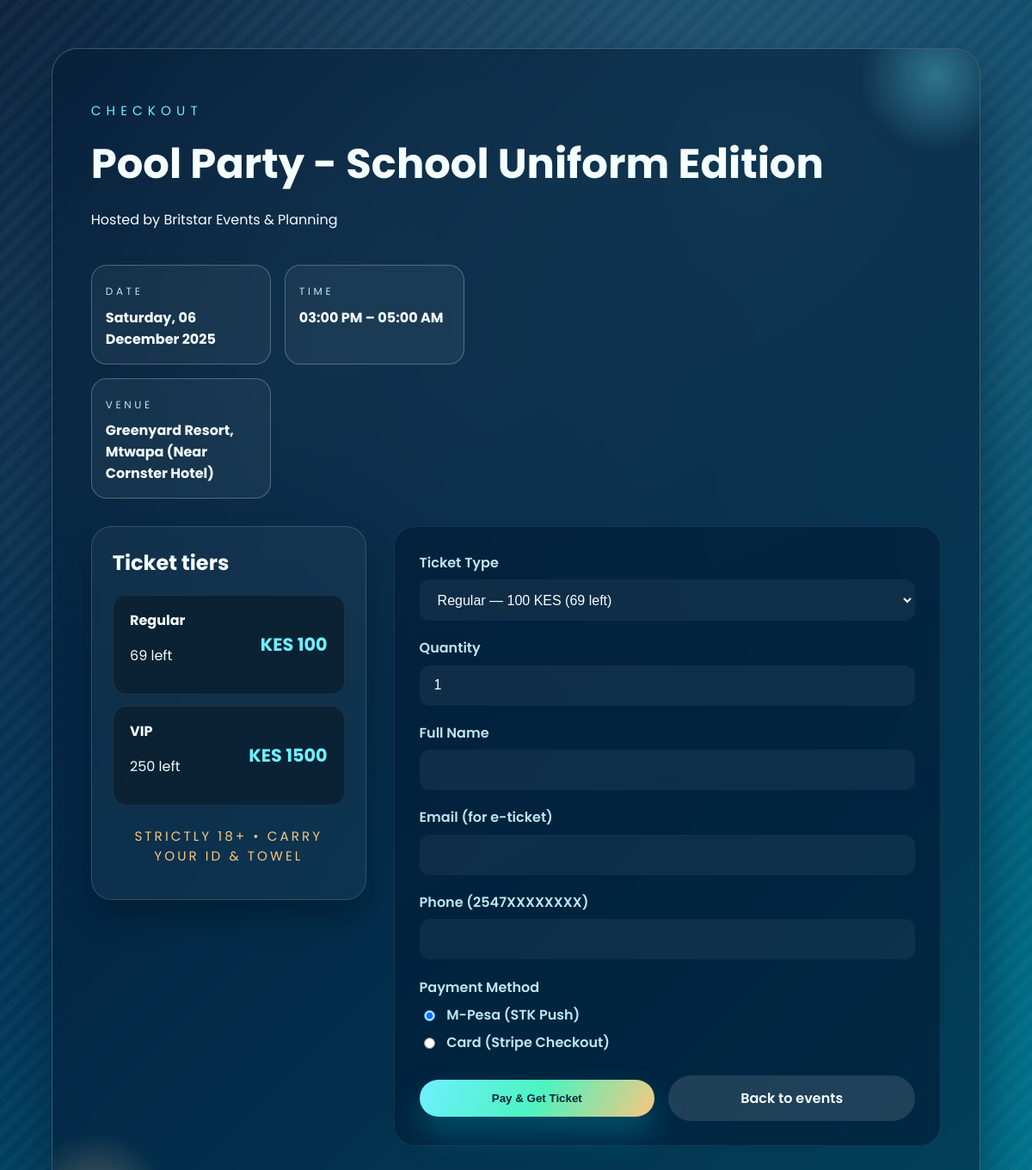
/buy/1, run on an earlier commit of the app's database.
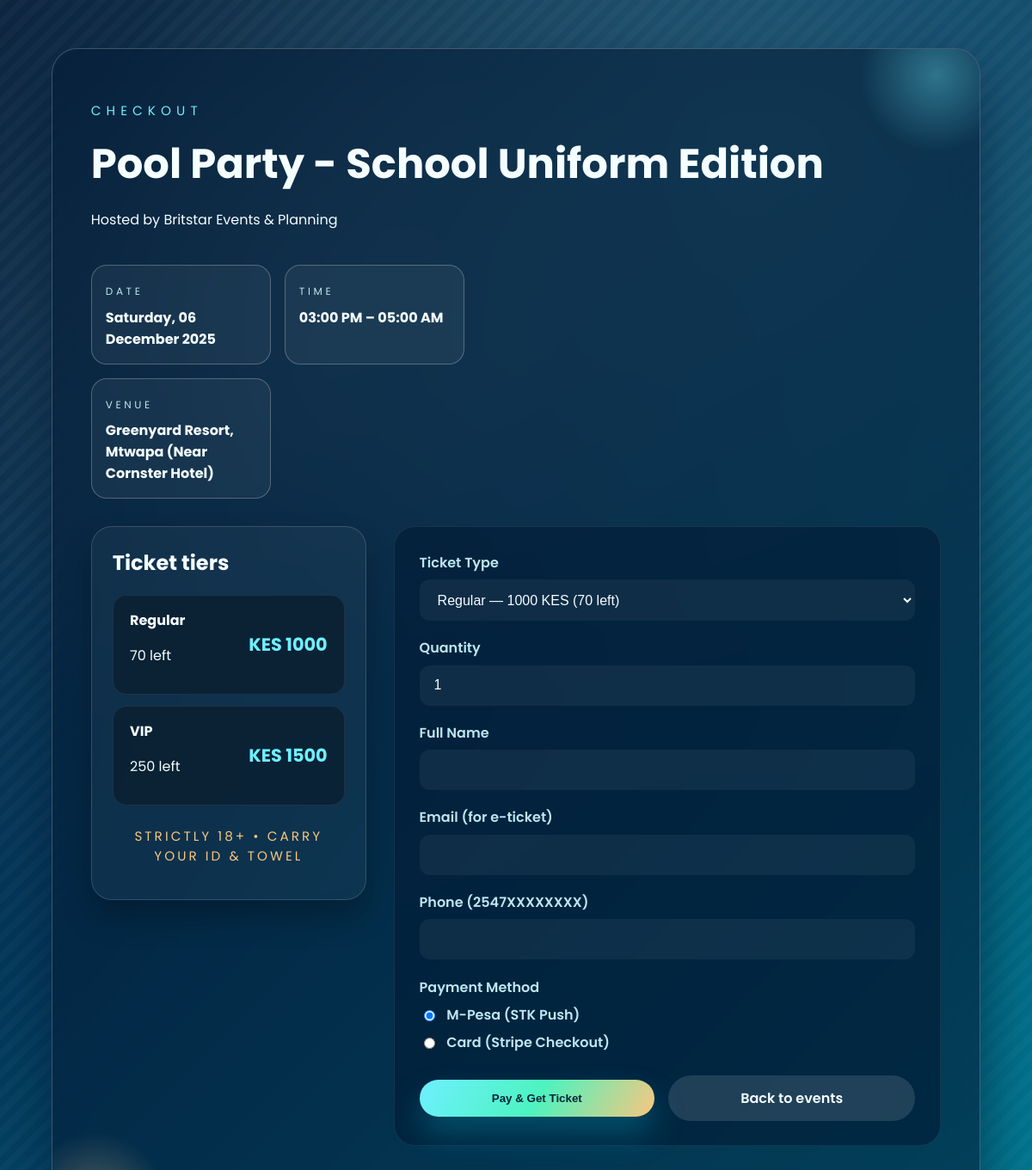
And on a later commit of the database.
### app.py (models this page shows)
class Event(db.Model):
    id = db.Column(db.Integer, primary_key=True)
    name = db.Column(db.String(150), nullable=False)
    description = db.Column(db.Text, nullable=False)
    location = db.Column(db.String(150), nullable=False)
    start_time = db.Column(db.DateTime, nullable=False)
    end_time = db.Column(db.DateTime, nullable=False)
    ticket_types = db.relationship('TicketType', backref='event', lazy=True)

class TicketType(db.Model):
    id = db.Column(db.Integer, primary_key=True)
    event_id = db.Column(db.Integer, db.ForeignKey('event.id'), nullable=False)
    name = db.Column(db.String(50), nullable=False)
    price = db.Column(db.Integer, nullable=False)  # in KES
    total_quantity = db.Column(db.Integer, nullable=False)
    sold_quantity = db.Column(db.Integer, default=0)

### app.py (the view, shortened to what this page needs)
@app.route('/buy/<int:event_id>', methods=['GET', 'POST'])
def buy(event_id):
    event = Event.query.get_or_404(event_id)
    ticket_types = event.ticket_types
    return render_template('buy.html', event=event, ticket_types=ticket_types)

### templates/buy.html (shortened to what this page needs)
<!DOCTYPE html>
<html lang="en">
<head>
  <link rel="stylesheet" href="{{ url_for('static', filename='style.css') }}">
</head>
<body>
  <div class="page-shell">
    <div class="page-card purchase-card">
      <section class="purchase-hero">
        <div>
          <p class="poster-tag">Checkout</p>
          <h1>{{ event.name }}</h1>
          <p>{{ event.description }}</p>
        </div>
        <div class="purchase-at-a-glance">
          <div>
            <span>Date</span>
            <strong>{{ event.start_time.strftime('%A, %d %B %Y') }}</strong>
          </div>
          <div>
            <span>Time</span>
            <strong>{{ event.start_time.strftime('%I:%M %p') }} &ndash; {{ event.end_time.strftime('%I:%M %p') }}</strong>
          </div>
          <div>
            <span>Venue</span>
            <strong>{{ event.location }}</strong>
          </div>
        </div>
      </section>
      <section class="purchase-layout">
        <div class="purchase-summary">
          <h2>Ticket tiers</h2>
          {% for tt in ticket_types %}
            <div class="tier-card">
              <div>
                <strong>{{ tt.name }}</strong>
                <p>{{ tt.total_quantity - tt.sold_quantity }} left</p>
              </div>
              <div class="price">KES {{ tt.price }}</div>
            </div>
          {% endfor %}
          <p class="ticket-notice">Strictly 18+ • Carry your ID &amp; towel</p>
        </div>
        <form method="post" class="form-grid purchase-form">
          <div>
            <label for="ticket_type_id">Ticket Type</label>
            <select id="ticket_type_id" name="ticket_type_id" required>
              {% for tt in ticket_types %}
                <option value="{{ tt.id }}">
                  {{ tt.name }} &mdash; {{ tt.price }} KES
                </option>
              {% endfor %}
            </select>
          </div>
          <div>
            <label for="quantity">Quantity</label>
            <input id="quantity" type="number" name="quantity" value="1" min="1" required>
          </div>
          <div>
            <label for="name">Full Name</label>
            <input id="name" type="text" name="name" required>
          </div>
          <div>
            <label for="email">Email (for e-ticket)</label>
            <input id="email" type="email" name="email" required>
          </div>
          <div>
            <label for="phone">Phone (2547XXXXXXXX)</label>
            <input id="phone" type="text" name="phone" required>
          </div>
          <div>
            <label>Payment Method</label>
            <div class="radio-stack">
              <label><input type="radio" name="payment_method" value="mpesa" checked> M-Pesa (STK Push)</label>
              <label><input type="radio" name="payment_method" value="card"> Card (Stripe Checkout)</label>
            </div>
          </div>
          <div class="purchase-actions">
            <button class="btn" type="submit">Pay &amp; Get Ticket</button>
            <a class="button-link btn-secondary" href="{{ url_for('events') }}">Back to events</a>
          </div>
        </form>
      </section>
    </div>
  </div>
</body>
</html>

What changed in the data, as far as the page shows it:
changed TicketType "Regular": tt.total_quantity-tt.sold_quantity "69" → "70"; price "100" → "1000"
Also different on the page:
form field ticket_type_id: "Regular — 100 KES (69 left)" → "Regular — 1000 KES (70 left)"
